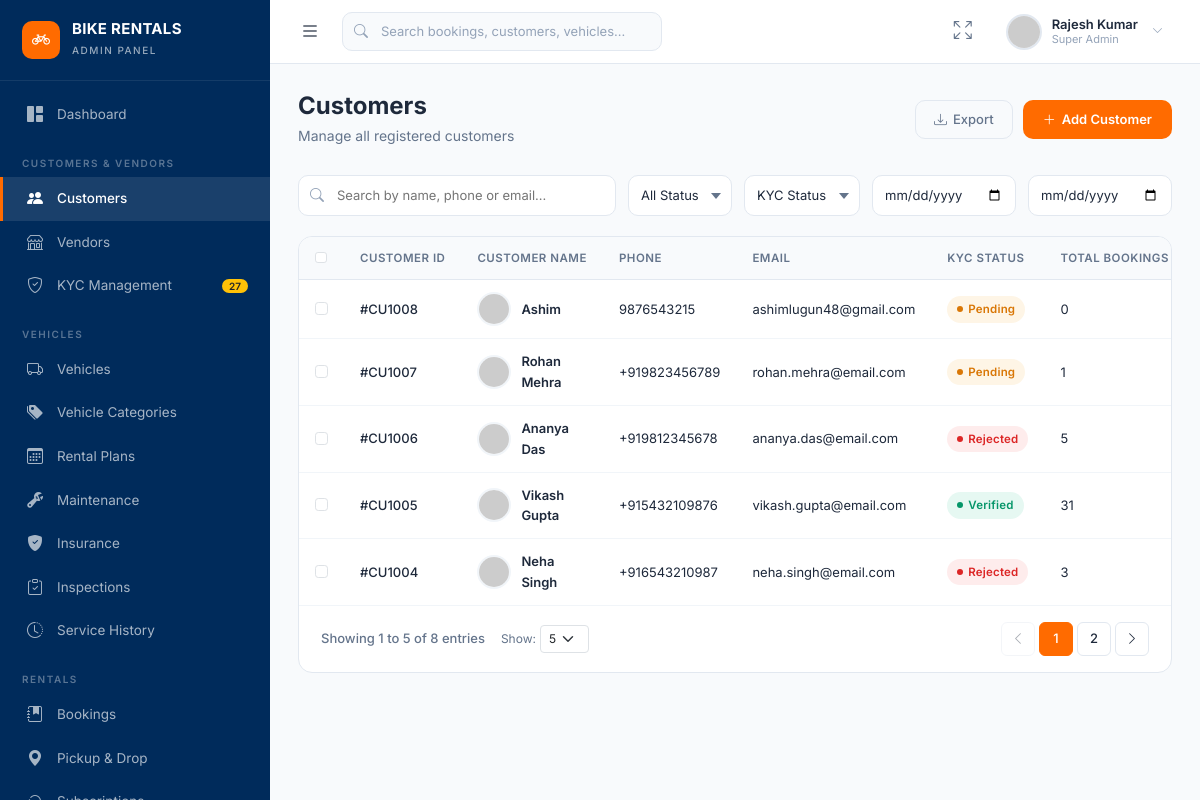
The app's page /customers/ with its own data.
### myapp/models.py (models this page shows, shortened)
class Customer(models.Model):
    KYC_STATUS = [
        ("pending", "Pending"),
        ("verified", "Verified"),
        ("rejected", "Rejected"),
    ]
    customer_id = models.CharField(
        max_length=12, unique=True, blank=True, editable=False
    )
    full_name = models.CharField(max_length=150)
    phone = models.CharField(max_length=15, unique=True)
    email = models.EmailField(unique=True)
    profile_image = models.URLField(blank=True, null=True)
    date_of_birth = models.DateField(blank=True, null=True)
    gender = models.CharField(max_length=20, blank=True)
    city = models.CharField(max_length=100, blank=True)
    state = models.CharField(max_length=100, blank=True)
    address = models.TextField(blank=True)
    pincode = models.CharField(max_length=10, blank=True)
    kyc_status = models.CharField(
        max_length=20,
        choices=KYC_STATUS,
        default="pending"
    )
    aadhaar_last_four = models.CharField(max_length=4, blank=True)
    aadhaar_name = models.CharField(max_length=150, blank=True)
    kyc_submitted_at = models.DateTimeField(null=True, blank=True)
    kyc_verified_at = models.DateTimeField(null=True, blank=True)
    kyc_remarks = models.TextField(blank=True)
    licence_number = models.CharField(max_length=50, blank=True)
    licence_name = models.CharField(max_length=150, blank=True)
    licence_issue_date = models.DateField(null=True, blank=True)
    licence_expiry_date = models.DateField(null=True, blank=True)
    vehicle_class = models.CharField(max_length=100, blank=True)
    issuing_authority = models.CharField(max_length=150, blank=True)
    licence_verified = models.BooleanField(default=False)
    is_active = models.BooleanField(default=True)
    wallet_balance = models.DecimalField(
        max_digits=12, decimal_places=2, default=0
    )
    total_bookings = models.PositiveIntegerField(default=0)
    total_spent = models.DecimalField(
        max_digits=12, decimal_places=2, default=0
    )
    joined_at = models.DateTimeField(default=timezone.now)
    updated_at = models.DateTimeField(auto_now=True)
    class Meta:
        ordering = ["-joined_at"]

### myapp/views.py (the view, shortened to what this page needs)
# urls.py: path('customers/', views.customer_list, name='admin_customers'),
def customer_list(request):
    customers = Customer.objects.all()
    search = request.GET.get("search", "").strip()
    status_val = request.GET.get("status")
    if status_val == "Active":
        customers = customers.filter(is_active=True)
    elif status_val == "Blocked":
        customers = customers.filter(is_active=False)
    kyc_val = request.GET.get("kyc_status")
    if kyc_val:
        customers = customers.filter(kyc_status=kyc_val.lower())
    stats = {
        "total": Customer.objects.count(),
        "active": Customer.objects.filter(is_active=True).count(),
        "verified_kyc": Customer.objects.filter(kyc_status="verified").count(),
        "pending_kyc": Customer.objects.filter(kyc_status="pending").count(),
    }
    per_page = request.GET.get("per_page", 5)
    try:
        per_page = int(per_page)
        if per_page <= 0:
            per_page = 5
    except (ValueError, TypeError):
        per_page = 5
    page_num = request.GET.get("page", 1)
    paginator = Paginator(customers, per_page)
    customers_page = paginator.get_page(page_num)
    elided_page_range = paginator.get_elided_page_range(customers_page.number, on_each_side=1, on_ends=1)
    params_for_page = request.GET.copy()
    params_for_page.pop("page", None)
    querystring = params_for_page.urlencode()
    params_for_per_page = request.GET.copy()
    params_for_per_page.pop("page", None)
    params_for_per_page.pop("per_page", None)
    querystring_no_per_page = params_for_per_page.urlencode()
    context = {
        "customers": customers_page,
        "paginator": paginator,
        "elided_page_range": elided_page_range,
        "querystring": querystring,
        "querystring_no_per_page": querystring_no_per_page,
        "per_page": per_page,
        "stats": stats,
    }
    return render(request, "admin/customers/list.html", context)

### myapp/templates/admin/customers/list.html (shortened to what this page needs)
{% extends "admin/base.html" %}
{% block content %}
<div class="page-header d-flex align-items-center justify-content-between flex-wrap gap-2">
    <div>
        <h1>Customers</h1>
        <p>Manage all registered customers</p>
    </div>
    <div class="page-header-actions">
        <button class="btn-outline-custom" data-export="csv"><i class="bi bi-download"></i> Export</button>
        <button class="btn-primary-custom"><i class="bi bi-plus-lg"></i> Add Customer</button>
    </div>
</div>
<div class="filter-bar">
    <div class="filter-search">
        <i class="bi bi-search"></i>
        <input type="text" placeholder="Search by name, phone or email...">
    </div>
    <select>
        <option value="">All Status</option>
    </select>
    <select>
        <option value="">KYC Status</option>
    </select>
    <input type="date" title="Registration From">
    <input type="date" title="Registration To">
</div>
<div class="panel-card">
    <div class="admin-table-wrapper">
        <table class="admin-table">
            <thead>
                <tr>
                    <th><input type="checkbox" class="form-check-input select-all-check"></th>
                    <th>Customer ID</th>
                    <th>Customer Name</th>
                    <th>Phone</th>
                    <th>Email</th>
                    <th>KYC Status</th>
                    <th>Total Bookings</th>
                </tr>
            </thead>
            <tbody>
                {% if customers %}
                    {% for customer in customers %}
                    <tr>
                        <td><input type="checkbox" class="form-check-input row-check"></td>
                        <td class="cell-link"><a href="{% url 'admin_customer_detail' customer.customer_id %}" style="text-decoration:none;color:inherit;">#{{ customer.customer_id }}</a></td>
                        <td>
                            <div class="cell-avatar">
                                <img src="https://ui-avatars.com/api/?name={{ customer.full_name|urlencode }}&background=002B5B&color=fff&size=40" alt="">
                                <div><div class="cell-bold">{{ customer.full_name }}</div></div>
                            </div>
                        </td>
                        <td>{{ customer.phone }}</td>
                        <td>{{ customer.email }}</td>
                        <td>
                            <span class="status-badge badge-{{ customer.kyc_status }}">{{ customer.kyc_status|title }}</span>
                        </td>
                        <td>{{ customer.total_bookings }}</td>
                    </tr>
                    {% endfor %}
                {% else %}
                    <tr>
                        <td colspan="11" class="text-center py-4 text-muted">No customers found.</td>
                    </tr>
                {% endif %}
            </tbody>
        </table>
    </div>
    <div class="admin-pagination d-flex align-items-center justify-content-between flex-wrap gap-2">
        <div class="d-flex align-items-center gap-3">
            <div class="page-info">
                {% if customers.paginator.count > 0 %}
                    Showing {{ customers.start_index }} to {{ customers.end_index }} of {{ customers.paginator.count }} entries
                {% else %}
                    Showing 0 entries
                {% endif %}
            </div>
            <div class="d-flex align-items-center gap-1" style="font-size:12px;color:var(--text-secondary);">
                <span>Show:</span>
                <select class="form-select form-select-sm" style="width:auto;padding:2px 24px 2px 8px;font-size:12px;height:28px;" onchange="window.location.href='?per_page='+this.value+'{% if querystring_no_per_page %}&{{ querystring_no_per_page }}{% endif %}';">
                    <option value="5" {% if per_page == 5 %}selected{% endif %}>5</option>
                </select>
            </div>
        </div>
        {% if customers.has_other_pages %}
        <div class="page-links">
            {% if customers.has_previous %}
            <a href="?page={{ customers.previous_page_number }}{% if querystring %}&{{ querystring }}{% endif %}" class="page-link-item" title="Previous Page">
                <i class="bi bi-chevron-left"></i>
            </a>
            {% else %}
            <div class="page-link-item disabled" title="Previous Page"><i class="bi bi-chevron-left"></i></div>
            {% endif %}
            {% for page_num in elided_page_range %}
                {% if page_num == customers.paginator.ELLIPSIS %}
                <div class="page-link-item disabled">...</div>
                {% elif page_num == customers.number %}
                <div class="page-link-item active">{{ page_num }}</div>
                {% else %}
                <a href="?page={{ page_num }}{% if querystring %}&{{ querystring }}{% endif %}" class="page-link-item">{{ page_num }}</a>
                {% endif %}
            {% endfor %}
            {% if customers.has_next %}
            <a href="?page={{ customers.next_page_number }}{% if querystring %}&{{ querystring }}{% endif %}" class="page-link-item" title="Next Page">
                <i class="bi bi-chevron-right"></i>
            </a>
            {% else %}
            <div class="page-link-item disabled" title="Next Page"><i class="bi bi-chevron-right"></i></div>
            {% endif %}
        </div>
        {% endif %}
    </div>
</div>
{% endblock %}

### myapp/templates/admin/base.html (shortened to what this page needs)
{% load static %}
<!DOCTYPE html>
<html lang="en">
<head>
    <link href="https://cdn.jsdelivr.net/npm/bootstrap@5.3.3/dist/css/bootstrap.min.css" rel="stylesheet">
    <link href="https://cdn.jsdelivr.net/npm/bootstrap-icons@1.11.3/font/bootstrap-icons.min.css" rel="stylesheet">
    <link rel="stylesheet" href="{% static 'css/admin.css' %}">
</head>
<body>
<aside class="admin-sidebar" id="adminSidebar">
    <div class="sidebar-brand">
        <div class="brand-icon"><i class="bi bi-bicycle"></i></div>
        <div class="brand-text">
            <h5>BIKE RENTALS</h5>
            <small>Admin Panel</small>
        </div>
    </div>
    <nav class="sidebar-nav">
        <div class="sidebar-section">
            <a href="{% url 'admin_dashboard' %}" class="sidebar-link"><i class="bi bi-grid-1x2-fill"></i> Dashboard</a>
        </div>
        <div class="sidebar-section">
            <div class="sidebar-section-title">Customers & Vendors</div>
            <a href="{% url 'admin_customers' %}" class="sidebar-link"><i class="bi bi-people-fill"></i> Customers</a>
            <a href="{% url 'admin_vendors' %}" class="sidebar-link"><i class="bi bi-shop"></i> Vendors</a>
            <a href="{% url 'admin_kyc' %}" class="sidebar-link"><i class="bi bi-shield-check"></i> KYC Management <span class="badge bg-warning text-dark">27</span></a>
        </div>
        <div class="sidebar-section">
            <div class="sidebar-section-title">Vehicles</div>
            <a href="{% url 'admin_vehicles' %}" class="sidebar-link"><i class="bi bi-truck"></i> Vehicles</a>
            <a href="{% url 'admin_vehicle_categories' %}" class="sidebar-link"><i class="bi bi-tags-fill"></i> Vehicle Categories</a>
            <a href="{% url 'admin_rental_plans' %}" class="sidebar-link"><i class="bi bi-calendar3"></i> Rental Plans</a>
            <a href="{% url 'admin_maintenance' %}" class="sidebar-link"><i class="bi bi-wrench-adjustable"></i> Maintenance</a>
            <a href="{% url 'admin_insurance' %}" class="sidebar-link"><i class="bi bi-shield-fill-check"></i> Insurance</a>
            <a href="{% url 'admin_inspections' %}" class="sidebar-link"><i class="bi bi-clipboard-check"></i> Inspections</a>
            <a href="{% url 'admin_service_history' %}" class="sidebar-link"><i class="bi bi-clock-history"></i> Service History</a>
        </div>
        <div class="sidebar-section">
            <div class="sidebar-section-title">Rentals</div>
            <a href="{% url 'admin_bookings' %}" class="sidebar-link"><i class="bi bi-journal-bookmark-fill"></i> Bookings</a>
            <a href="{% url 'admin_pickup_drop' %}" class="sidebar-link"><i class="bi bi-geo-alt-fill"></i> Pickup & Drop</a>
            <a href="{% url 'admin_subscriptions' %}" class="sidebar-link"><i class="bi bi-arrow-repeat"></i> Subscriptions</a>
        </div>
    </nav>
</aside>
<nav class="admin-navbar" id="adminNavbar">
    <div class="navbar-left">
        <button class="sidebar-toggler" id="sidebarToggler" title="Toggle sidebar">
            <i class="bi bi-list"></i>
        </button>
        <div class="navbar-search">
            <i class="bi bi-search"></i>
            <input type="text" placeholder="Search bookings, customers, vehicles..." id="globalSearch">
        </div>
    </div>
    <div class="navbar-right">
        <button class="navbar-icon-btn" title="Full Screen" onclick="document.documentElement.requestFullscreen()">
            <i class="bi bi-arrows-fullscreen"></i>
        </button>
        <div class="navbar-profile" data-bs-toggle="dropdown" aria-expanded="false">
            <img src="https://ui-avatars.com/api/?name=Admin+User&background=002B5B&color=fff&size=80" alt="Admin">
            <div class="profile-info">
                <div class="name">Rajesh Kumar</div>
                <div class="role">Super Admin</div>
            </div>
            <i class="bi bi-chevron-down" style="font-size:11px;color:var(--text-muted);margin-left:4px;"></i>
        </div>
    </div>
</nav>
<main class="admin-main" id="adminMain">
    <div class="admin-content">
        {% block content %}{% endblock %}
    </div>
</main>
<div class="toast-container position-fixed bottom-0 end-0 p-3" id="toastContainer" style="z-index:1090;"></div>
</body>
</html>

### records on screen
Customer: customer_id "CU1008", full_name "Ashim", phone "9876543215", email "ashimlugun48@gmail.com", kyc_status "Pending", total_bookings "0"
Customer: customer_id "CU1007", full_name "Rohan Mehra", phone "+919823456789", email "rohan.mehra@email.com", kyc_status "Pending", total_bookings "1"
Customer: customer_id "CU1006", full_name "Ananya Das", phone "+919812345678", email "ananya.das@email.com", kyc_status "Rejected", total_bookings "5"
Customer: customer_id "CU1005", full_name "Vikash Gupta", phone "+915432109876", email "vikash.gupta@email.com", kyc_status "Verified", total_bookings "31"
Customer: customer_id "CU1004", full_name "Neha Singh", phone "+916543210987", email "neha.singh@email.com", kyc_status "Rejected", total_bookings "3"

### other values on screen
{{ customers.start_index }} "1"
{{ customers.end_index }} "5"
{{ customers.paginator.count }} "8"
{{ page_num }} "1"
{{ page_num }} "2"
